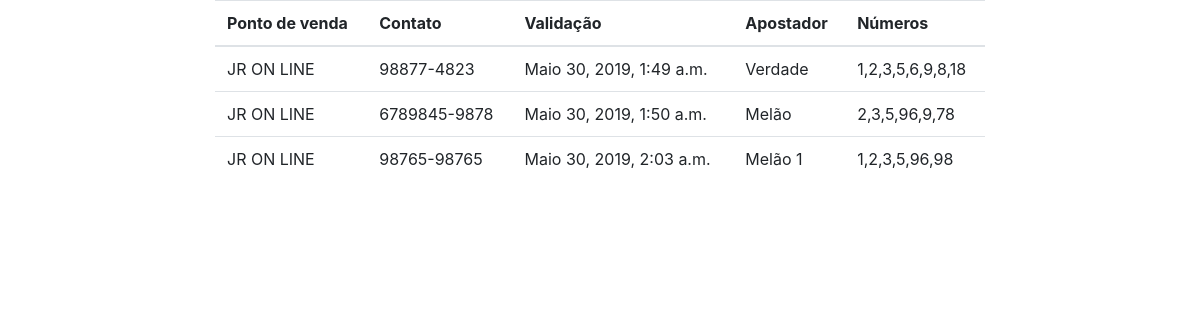
The app's page /sortesua/ with its own data.
### sortesua/models.py (models this page shows)
class Aposta(models.Model):
    ponto_de_venda = models.CharField(max_length=75)
    contato = models.CharField(max_length=20)
    apostador = models.CharField(max_length=75)
    numeros = models.CharField(max_length=40)
    validacao = models.DateTimeField(auto_now=True)

### sortesua/views.py (the view)
# urls.py: path("", views.aposta_index, name="aposta_index"),
def aposta_index(request):
    apostas = Aposta.objects.all()
    context = {
        "apostas": apostas,
    }
    return render(request, "aposta_index.html", context)

### sortesua/templates/aposta_index.html
{% extends "base.html" %}
{% block page_content %}
<div class="col-md-8 offset-md-2">
<table class="table table-hover">
  <thead>
    <tr>
	  <th scope="col">Ponto de venda</th>
      <th scope="col">Contato</th>
	  <th scope="col">Validação</th>
      <th scope="col">Apostador</th>
	  <th scope="col">Números</th>
    </tr>
  </thead>
  <tbody>
	{% for aposta in apostas %}
	<tr>
      <td>{{ aposta.ponto_de_venda }}</td>
      <td>{{ aposta.contato }}</td>
      <td>{{ aposta.validacao }}</td>
      <td>{{ aposta.apostador }}</td>
      <td>{{ aposta.numeros }}</td>
    </tr>
	{% endfor %}
  </tbody>
</table>
</div>
{% endblock %}

### blog/templates/base.html (shortened to what this page needs)
<link rel="stylesheet" href="https://stackpath.bootstrapcdn.com/bootstrap/4.1.3/css/bootstrap.min.css">
{% block page_content %}{% endblock %}

### records on screen
Aposta: ponto_de_venda "JR ON LINE", contato "98877-4823", validacao "Maio 30, 2019, 1:49 a.m.", apostador "Verdade", numeros "1,2,3,5,6,9,8,18"
Aposta: ponto_de_venda "JR ON LINE", contato "6789845-9878", validacao "Maio 30, 2019, 1:50 a.m.", apostador "Melão", numeros "2,3,5,96,9,78"
Aposta: ponto_de_venda "JR ON LINE", contato "98765-98765", validacao "Maio 30, 2019, 2:03 a.m.", apostador "Melão 1", numeros "1,2,3,5,96,98"
